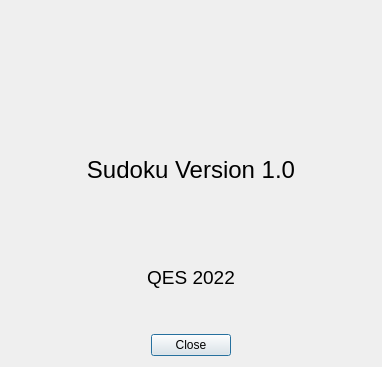
<?xml version="1.0" encoding="UTF-8"?>
<ui version="4.0">
 <class>AboutDialog</class>
 <widget class="QDialog" name="AboutDialog">
  <property name="geometry">
   <rect>
    <x>0</x>
    <y>0</y>
    <width>382</width>
    <height>367</height>
   </rect>
  </property>
  <property name="windowTitle">
   <string>About Sudoku</string>
  </property>
  <layout class="QVBoxLayout" name="verticalLayout">
   <item alignment="Qt::AlignHCenter">
    <widget class="QLabel" name="label">
     <property name="maximumSize">
      <size>
       <width>256</width>
       <height>256</height>
      </size>
     </property>
     <property name="text">
      <string/>
     </property>
     <property name="pixmap">
      <pixmap resource="resources.qrc">:/image.png</pixmap>
     </property>
     <property name="scaledContents">
      <bool>true</bool>
     </property>
     <property name="alignment">
      <set>Qt::AlignCenter</set>
     </property>
    </widget>
   </item>
   <item>
    <widget class="QLabel" name="label_2">
     <property name="font">
      <font>
       <pointsize>18</pointsize>
      </font>
     </property>
     <property name="text">
      <string>Sudoku Version 1.0</string>
     </property>
     <property name="alignment">
      <set>Qt::AlignCenter</set>
     </property>
    </widget>
   </item>
   <item>
    <widget class="QLabel" name="label_3">
     <property name="font">
      <font>
       <pointsize>14</pointsize>
      </font>
     </property>
     <property name="text">
      <string>QES 2022</string>
     </property>
     <property name="alignment">
      <set>Qt::AlignCenter</set>
     </property>
    </widget>
   </item>
   <item alignment="Qt::AlignHCenter">
    <widget class="QPushButton" name="pushButton">
     <property name="sizePolicy">
      <sizepolicy hsizetype="Fixed" vsizetype="Fixed">
       <horstretch>0</horstretch>
       <verstretch>0</verstretch>
      </sizepolicy>
     </property>
     <property name="text">
      <string>Close</string>
     </property>
    </widget>
   </item>
  </layout>
 </widget>
 <resources>
  <include location="resources.qrc"/>
 </resources>
 <connections>
  <connection>
   <sender>pushButton</sender>
   <signal>clicked()</signal>
   <receiver>AboutDialog</receiver>
   <slot>accept()</slot>
   <hints>
    <hint type="sourcelabel">
     <x>215</x>
     <y>345</y>
    </hint>
    <hint type="destinationlabel">
     <x>287</x>
     <y>334</y>
    </hint>
   </hints>
  </connection>
 </connections>
</ui>
